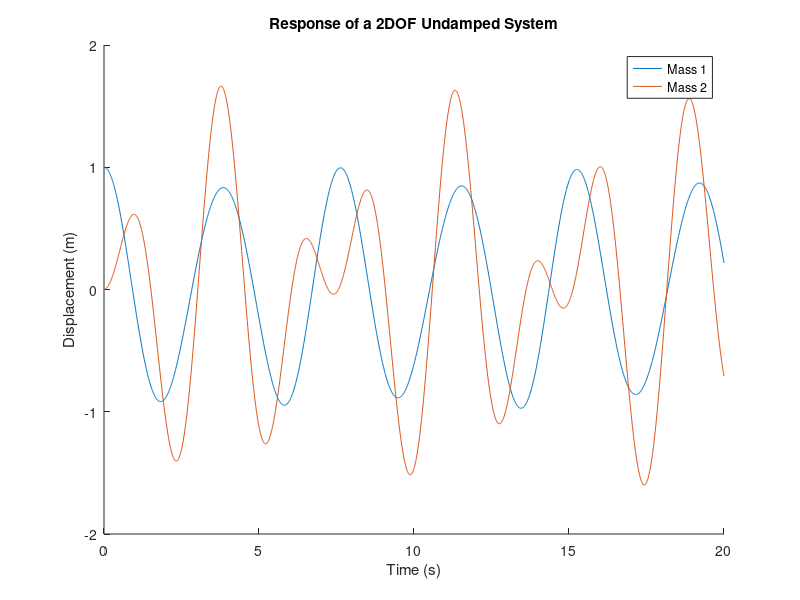

This chart was generated by the following MATLAB code:
clear all; close all
clc

A11 = 0.916;
w1 = 1.642;

A12 = 0.084;
w2 = 2.511;

A21 = 0.83477;
A22 = -0.832272;

t = 0:0.01:20;

x1 = A11.*cos(w1.*t)+A12.*cos(w2.*t);
x2 = A21.*cos(w1.*t)+A22.*cos(w2.*t);

figure(1)
hold on
plot(t,x1)
plot(t,x2)
title('Response of a 2DOF Undamped System');
ylabel('Displacement (m)');
xlabel('Time (s)');
legend('Mass 1','Mass 2');
